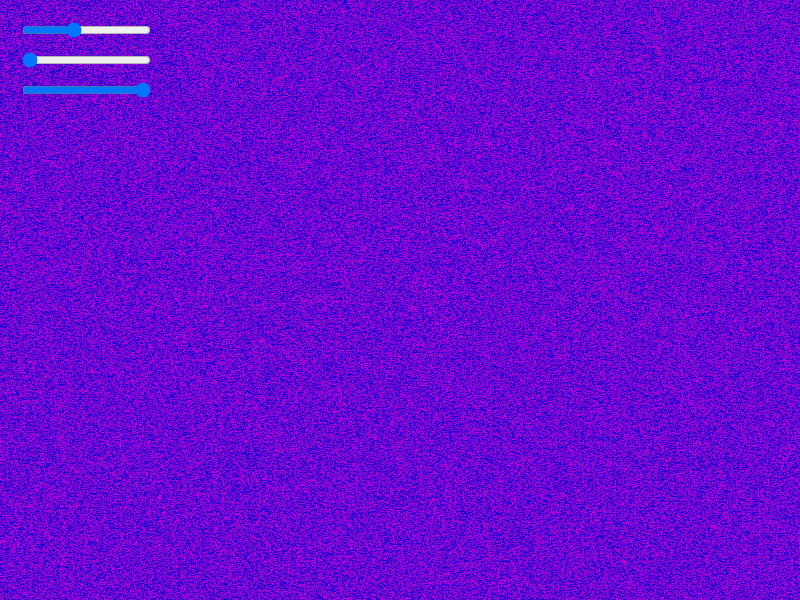
Frame 1 (no input)
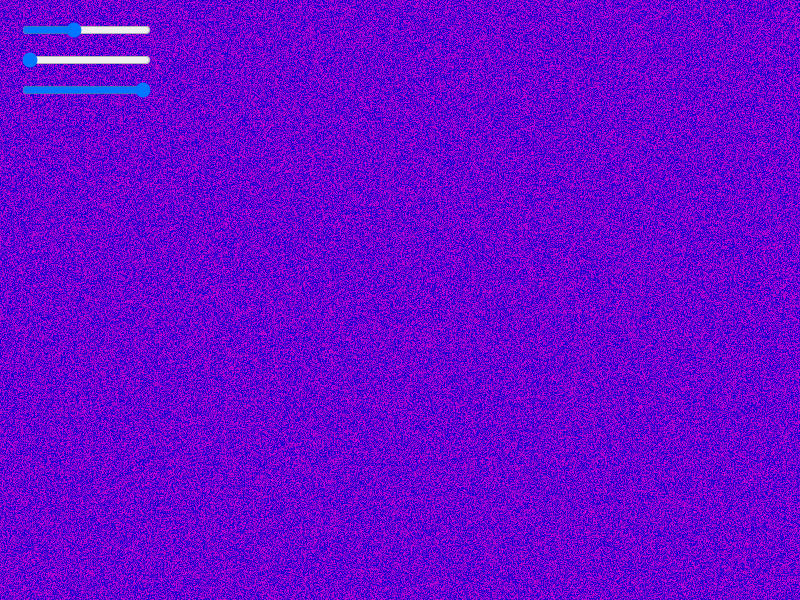
Frame 60 (no input)
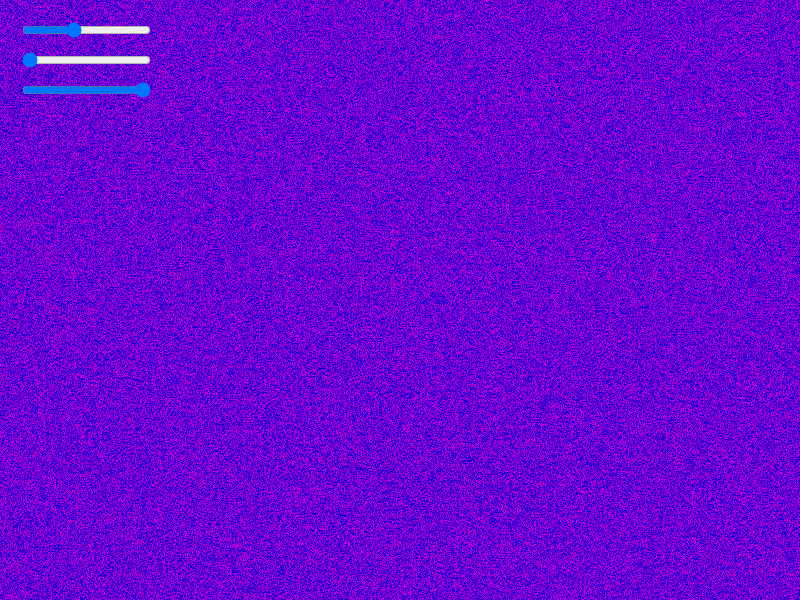
Frame 120 (the mouse pressed at the canvas centre since frame 60)

The p5.js sketch that drew these frames (run headless with seeded random() and noise() and a simulated clock; from frame 60 on, the mouse is pressed at the canvas centre):

// p5.js sketch
// ── sketch.js
// makes an image pixel by pixel

var myImage;

function setup() {
	// create a place to draw
	createCanvas(800, 600);

	//sliders
	rSlider = createSlider(0, 255, 100);
	rSlider.position(20, 20);
	gSlider = createSlider(0, 255, 0);
	gSlider.position(20, 50);
	bSlider = createSlider(0, 255, 255);
	bSlider.position(20, 80);


	myImage = createImage(800, 600);
	//noLoop();
}


function draw() {
	// clear the background
	background(0, 0, 0);

	var r = rSlider.value();
	var g = gSlider.value();
	var b = bSlider.value();

	// begin editing pixel data directly
	myImage.loadPixels();

	for (y = 0; y < 600; y++) {
		for (x = 0; x < 800; x++) {
			var pixelIndex = (y * 800 + x) * 4;


			// DEMO 1: Simple Gradients

			// myImage.pixels[pixelIndex] = (x / 800) * 255;
			// myImage.pixels[pixelIndex + 1] = (y / 600) * 255;
			// myImage.pixels[pixelIndex + 2] = random(255);


			// DEMO 2: Sin Waves
			myImage.pixels[pixelIndex] = random(255);
			myImage.pixels[pixelIndex + 1] = ((cos(x / 800.0 * PI * r) + 1) + (cos(
				y / 600.0 * PI * 2 * 8) + 1)) * g;
			myImage.pixels[pixelIndex + 2] = (sin(x / 800.0 * PI * 8) + 2) + (sin(x /
				800.0 * PI * 8) + 2) * b;



			myImage.pixels[pixelIndex + 3] = 210;
		}
	}

	//update image with modified pixel data
	myImage.updatePixels();

	image(myImage, 0, 0);
}
